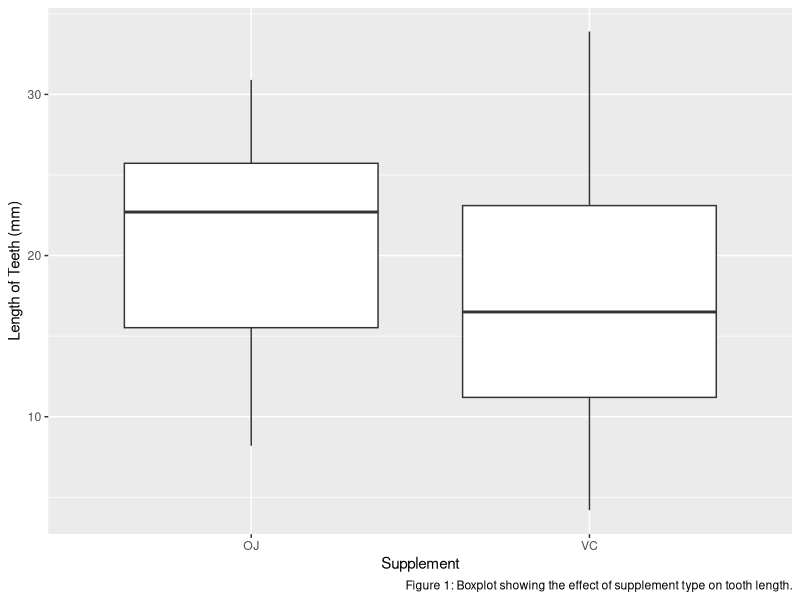
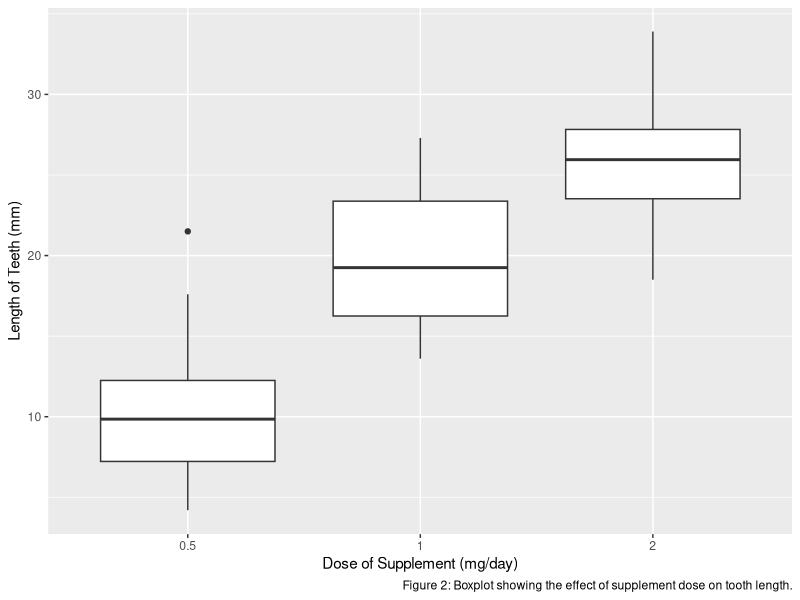

R code for these plots, in order:
## ---- chunk 1
#| echo: true
#| label: creating-a-plot
#| layout-ncol: 3

library(tidyverse)

ggplot(data = ToothGrowth, 
       mapping = aes(x = supp, y = len)) +
  geom_boxplot() +
  labs(x = "Supplement", 
       y = "Length of Teeth (mm)", 
       caption = "Figure 1: Boxplot showing the effect of supplement type on tooth length.")

# Second Plot: Boxplot for Dose with a caption
ToothGrowth %>% 
  mutate(dose = as.factor(dose)) %>% 
  ggplot(mapping = aes(x = dose, y = len)) +
  geom_boxplot() +
  labs(x = "Dose of Supplement (mg/day)", 
       y = "Length of Teeth (mm)", 
       caption = "Figure 2: Boxplot showing the effect of supplement dose on tooth length.")
## ---- chunk 2
library(dplyr)

# Conduct the two-sample independent t-test
t_test_result <- t.test(len ~ supp, data = ToothGrowth, var.equal = FALSE)

# Display the results
t_test_result
